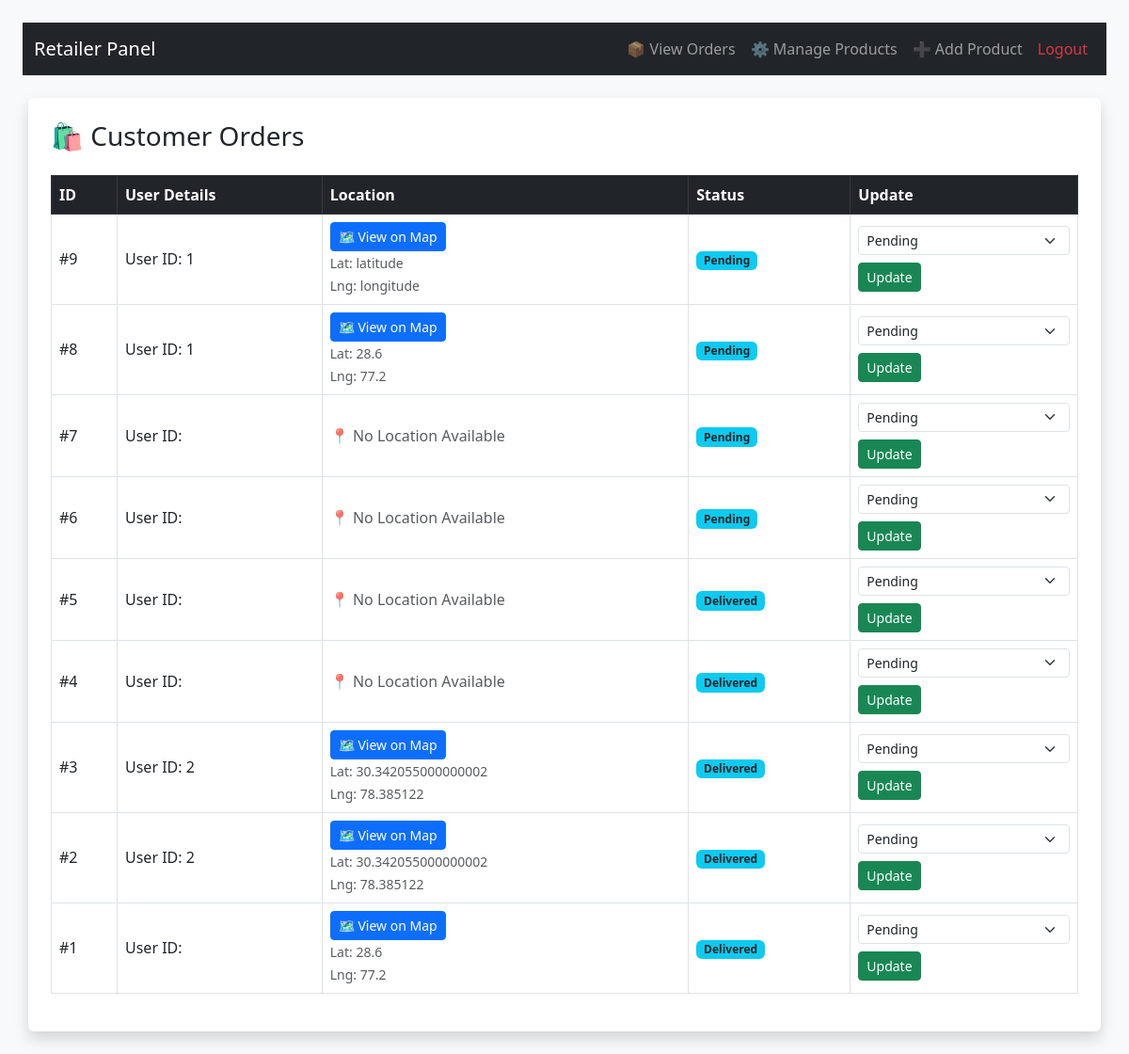
The page /view_orders.php on the database its author committed.
### tables this page shows
CREATE TABLE `orders` (
  `id` int(11) NOT NULL,
  `customer_name` varchar(100) DEFAULT NULL,
  `address` text DEFAULT NULL,
  `total_amount` decimal(10,2) DEFAULT NULL,
  `order_date` timestamp NOT NULL DEFAULT current_timestamp(),
  `latitude` varchar(50) DEFAULT NULL,
  `longitude` varchar(50) DEFAULT NULL,
  `status` varchar(20) DEFAULT 'pending',
  `user_id` int(11) DEFAULT NULL,
  `total_price` decimal(10,2) DEFAULT NULL
);

### view_orders.php (the view, shortened to what this page needs)
<?php
$orders = mysqli_query($conn, "SELECT * FROM orders ORDER BY id DESC");
?>
<!DOCTYPE html>
<html lang="en">
<head>
    <link href="https://cdn.jsdelivr.net/npm/bootstrap@5.3.0/dist/css/bootstrap.min.css" rel="stylesheet">
</head>
<body class="p-4 bg-light">
<nav class="navbar navbar-expand-lg navbar-dark bg-dark mb-4">
  <div class="container-fluid">
    <a class="navbar-brand" href="#">Retailer Panel</a>
    <div class="navbar-nav">
      <a class="nav-link" href="view_orders.php">📦 View Orders</a>
      <a class="nav-link" href="manage_products.php">⚙️ Manage Products</a>
      <a class="nav-link" href="add_product.php">➕ Add Product</a>
      <a class="nav-link text-danger" href="logout.php">Logout</a>
    </div>
  </div>
</nav>
<div class="container bg-white p-4 shadow rounded">
    <h3 class="mb-4">🛍️ Customer Orders</h3>
    <table class="table table-hover table-bordered align-middle">
        <thead class="table-dark">
            <tr>
                <th>ID</th>
                <th>User Details</th>
                <th>Location</th>
                <th>Status</th>
                <th>Update</th>
            </tr>
        </thead>
        <tbody>
        <?php while ($row = mysqli_fetch_assoc($orders)) { ?>
            <tr>
                <td>#<?php echo $row['id']; ?></td>
                <td>
                    User ID: <?php echo $row['user_id']; ?>
                </td>
                <td>
                    <?php if (!empty($row['latitude']) && !empty($row['longitude'])) { ?>
                        <a target="_blank"
                            href="https://www.google.com/maps?q=<?php echo $row['latitude']; ?>,<?php echo $row['longitude']; ?>"
                            class="btn btn-primary btn-sm">
                            🗺️ View on Map
                        </a>
                        <br>
                        <small class="text-muted">
                            Lat: <?php echo $row['latitude']; ?><br>
                            Lng: <?php echo $row['longitude']; ?>
                        </small>
                    <?php } else { ?>
                        <span class="text-muted">📍 No Location Available</span>
                    <?php } ?>
                </td>
                <td>
                    <span class="badge bg-info text-dark">
                        <?php echo $row['status']; ?>
                    </span>
                </td>
                <td>
                    <form method="POST">
                        <select name="status" class="form-select form-select-sm mb-2">
                            <option value="Pending">Pending</option>
                        </select>
                        <button type="submit" name="update_status" class="btn btn-success btn-sm">
                            Update
                        </button>
                    </form>
                </td>
            </tr>
        <?php } ?>
        </tbody>
    </table>
</div>
</body>
</html>

### rows shown on the page
orders: id "9", user "1", latitude "latitude", longitude "longitude", status "Pending"
orders: id "8", user "1", latitude "28.6", longitude "77.2", status "Pending"
orders: id "7", shows "📍 No Location Available", status "Pending"
orders: id "6", shows "📍 No Location Available", status "Pending"
orders: id "5", shows "📍 No Location Available", status "Delivered"
orders: id "4", shows "📍 No Location Available", status "Delivered"
orders: id "3", user "2", latitude "30.342055000000002", longitude "78.385122", status "Delivered"
orders: id "2", user "2", latitude "30.342055000000002", longitude "78.385122", status "Delivered"
orders: id "1", latitude "28.6", longitude "77.2", status "Delivered"
